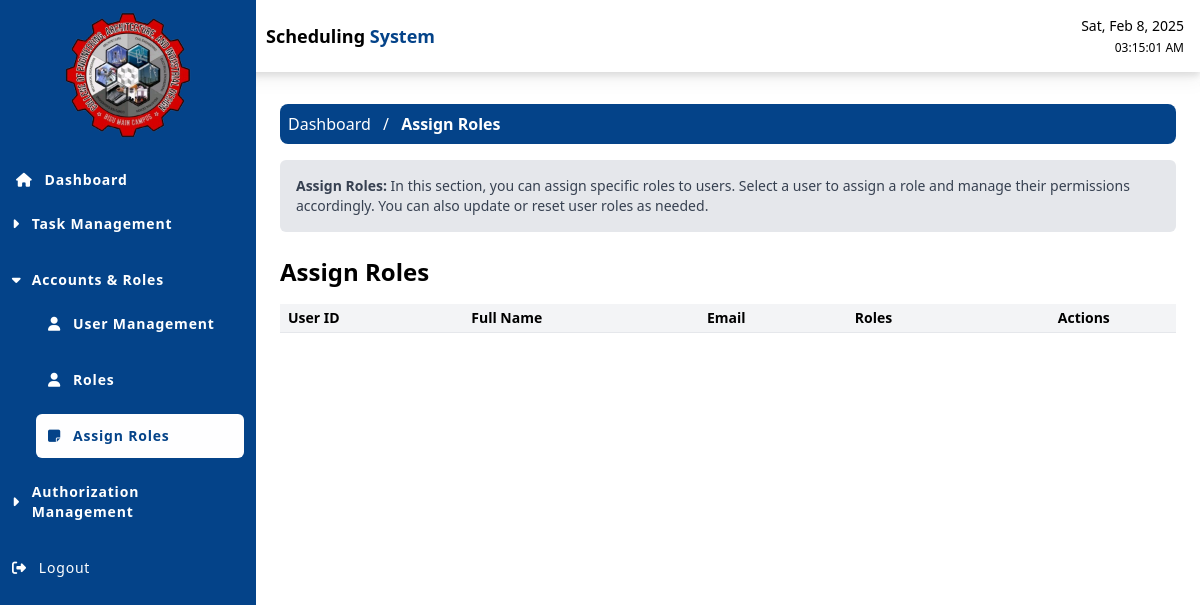
The page /src/pages/dashboard.php?page=account_management/assign_roles (signed in) on the database its author committed.
### tables this page shows
CREATE TABLE `modules` (
  `id` int(11) NOT NULL,
  `module_name` varchar(255) NOT NULL,
  `module_alias` varchar(255) NOT NULL,
  `sequence_number` int(11) NOT NULL,
  `created_at` timestamp NOT NULL DEFAULT current_timestamp(),
  `updated_at` timestamp NOT NULL DEFAULT current_timestamp() ON UPDATE current_timestamp()
);

CREATE TABLE `pages` (
  `page_id` int(11) NOT NULL,
  `icon` varchar(100) DEFAULT NULL,
  `page_name` varchar(255) NOT NULL,
  `page_alias` varchar(255) NOT NULL,
  `module_id` int(11) DEFAULT NULL,
  `sequence_number` int(11) DEFAULT NULL,
  `is_active` varchar(1) DEFAULT '1',
  `created_at` timestamp NOT NULL DEFAULT current_timestamp(),
  `updated_at` timestamp NOT NULL DEFAULT current_timestamp() ON UPDATE current_timestamp()
);

### src/pages/main_query.php (called while the page is built, shortened)
<?php
$userID = $_SESSION['user']['id'];
function getModulesAndPages($conn, $user_id) {
    $modules = array();
    $roleQuery = "SELECT ur.role_id, r.role_name
                  FROM user_roles ur
                  JOIN roles r ON ur.role_id = r.role_id
                  WHERE ur.user_id = $user_id LIMIT 1";
    $roleResult = mysqli_query($conn, $roleQuery);
    $userRole = mysqli_fetch_assoc($roleResult);
    $role_id = $userRole['role_id'];
    $is_super_admin = ($userRole['role_name'] === 'Super Admin');
    $moduleQuery = $is_super_admin ?
        "SELECT *, 1 as module_can_view FROM modules ORDER BY sequence_number ASC" :
        "SELECT m.*,
                IF(EXISTS (
                    SELECT 1
                    FROM pages p
                    LEFT JOIN page_permissions pp ON p.page_id = pp.page_id
                    WHERE p.module_id = m.id
                      AND p.is_active = '1'
                      AND (pp.can_view = 1 OR pp.page_id IS NULL)
                ), 1, 0) as module_can_view
         FROM modules m
         LEFT JOIN module_permissions mp ON m.id = mp.module_id AND mp.role_id = $role_id
         ORDER BY m.sequence_number ASC";
    $moduleResult = mysqli_query($conn, $moduleQuery);
    while ($module = mysqli_fetch_assoc($moduleResult)) {
        if ($is_super_admin || $module['module_can_view'] == 1) {
            $module_id = $module['id'];
            $pageQuery = $is_super_admin ?
                "SELECT *, 1 as page_can_view
                 FROM pages
                 WHERE module_id = $module_id AND is_active = '1'
                 ORDER BY sequence_number ASC" :
                "SELECT p.*, pp.can_view as page_can_view
                 FROM pages p
                 LEFT JOIN page_permissions pp ON p.page_id = pp.page_id AND pp.role_id = $role_id
                 WHERE p.module_id = $module_id AND p.is_active = '1'
                 ORDER BY p.sequence_number ASC";
            $pageResult = mysqli_query($conn, $pageQuery);
            $pages = array();
            while ($page = mysqli_fetch_assoc($pageResult)) {
                if ($is_super_admin || $page['page_can_view'] == 1) {
                    $pages[] = $page;
                }
            }
            if (!empty($pages)) {
                $module['pages'] = $pages;
                $modules[] = $module;
            }
        }
    }
    return $modules;
}
?>

### src/pages/left_sidebar/sidebar_l.php (the view, shortened to what this page needs)
<ul class="flex flex-col text-sm font-sans  ">
    <div class='flex justify-center items-center'>
        <image src="../../resources/images/1738888990405-removebg-preview-removebg-preview.png" class='w-[150px] p-3'></image>
    </div>
    <li class="py-1 justify-center mt-2 hover:bg-[#3cc5dd] rounded-md">
        <a href="dashboard.php?page=dashboard" class="font-semibold flex ml-4  py-2  rounded-md hover:text-white items-center">
            <i class="fa-solid fa-house mr-3"></i> Dashboard
        </a>
    </li>
    <?php
    $modules = getModulesAndPages($conn, $userID);
    foreach ($modules as $module) {
        if (!empty($module['pages'])) {
            ?>
            <li class="p-3 ">
                <div class="treeview-parent">
                    <div class="flex items-center justify-between cursor-pointer">
                        <div class="flex items-center">
                            <i class="fas fa-caret-right mr-3 transition-transform duration-200 "></i>
                            <span class="text-white font-semibold"><?php echo htmlspecialchars($module['module_name']); ?></span>
                        </div>
                    </div>
                </div>
                <ul class="pl-6 mt-3 space-y-3">
                    <?php foreach ($module['pages'] as $page) { ?>
                        <li class="py-3  hover:bg-[#3cc5dd] rounded-md">
                            <a href="dashboard.php?page=<?php echo htmlspecialchars($module['module_alias'] . '/' . $page['page_alias']); ?>" class="flex font-semibold  items-center  px-3 hover:text-white">
                                <?php if (!empty($page['icon'])) { ?>
                                    <i class="<?php echo htmlspecialchars($page['icon']); ?> mr-3"></i>
                                <?php } ?>
                                <?php echo htmlspecialchars($page['page_name']); ?>
                            </a>
                        </li>
                    <?php } ?>
                </ul>
            </li>
        <?php }
    } ?>
    <li class="p-3  hover:bg-[#3cc5dd]">
        <a href="javascript:void(0);" onclick="logoutUser();" class="flex items-center text-white hover:text-white">
            <i class="fas fa-sign-out-alt mr-3"></i> Logout
        </a>
    </li>
</ul>

### src/header_cdn.php (style rules this page uses)
body { display: grid; grid-template-areas: " #sidebar #navbar" "sidebar main-content"; }
.sidebar-submenu { max-height: 0; overflow: hidden; transition: max-height 0.3s ease-out; }
.sidebar-submenu.active { max-height: 500px; transition: max-height 0.3s ease-in; }
.rotate-90 { transform: rotate(90deg); }

### src/pages/left_sidebar/sidebar_l.php (style rules this page uses)
.sidebar-submenu { max-height: 0; overflow: hidden; transition: max-height 0.3s ease-out; }
.sidebar-submenu.active { max-height: 500px; transition: max-height 0.3s ease-in; }
.rotate-90 { transform: rotate(90deg); }

### rows shown on the page
modules: module_name "Task Management"
modules: module_name "Accounts & Roles"
pages: page_name "User Management"
pages: page_name "Roles"
pages: page_name "Assign Roles"
modules: module_name "Authorization Management"

### other values the page prints
implode(' <span class="mx-2 text-white">/</span> ', $breadcrumbs) "/"
$module_name "Assign Roles"
